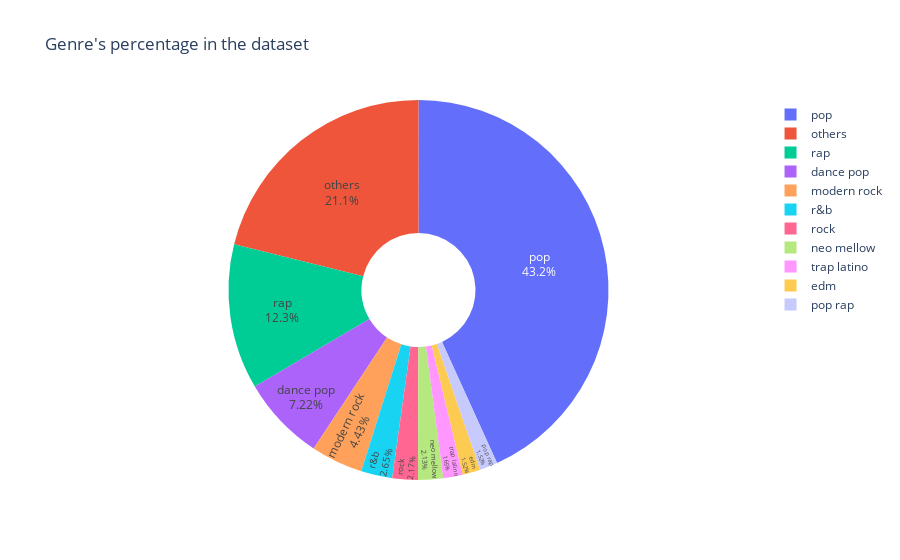

Notebook source saved alongside this figure:
### Code cell
px.pie(
    ogdf,
    values="count",
    names="genre",
    title="Genre's percentage in the dataset",
    hole=0.3,
).update_traces(textposition="inside", textinfo="percent+label")

### Figure 1 — Plotly figure (JSON) as saved in the notebook; plotly's stock layout.template omitted (floating-point values rounded to 4 significant figures; data arrays with more than 128 entries replaced by an {"elided": "..."} marker saying what was removed)
{"data": [{"domain": {"x": [0, 1], "y": [0, 1]}, "hole": 0.3, "hovertemplate": "genre=%{label}<br>count=%{value}<extra></extra>", "labels": {"elided": "148 str values"}, "legendgroup": "", "name": "", "showlegend": true, "textinfo": "percent+label", "textposition": "inside", "type": "pie", "values": {"elided": "148 int values"}}], "layout": {"legend": {"tracegroupgap": 0}, "title": {"text": "Genre's percentage in the dataset"}}}
